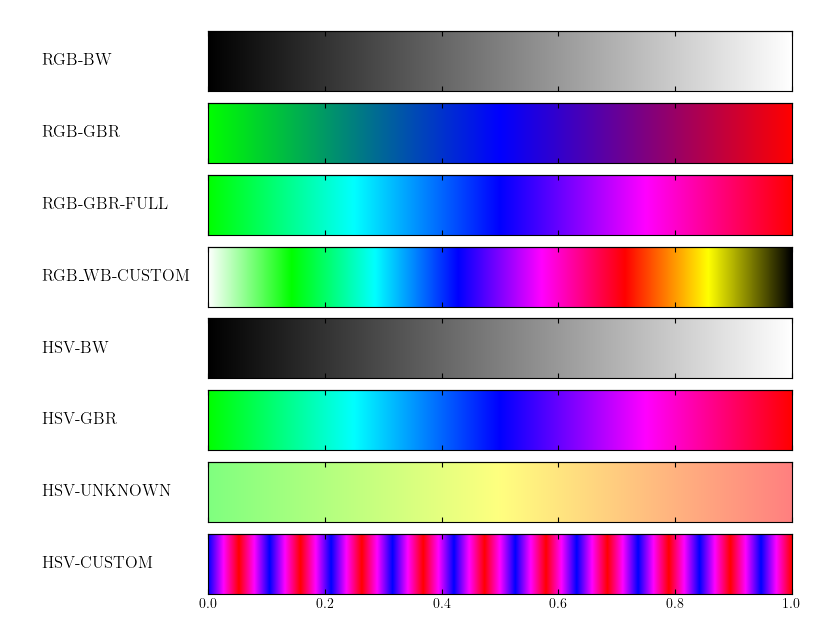

The script that saved this image:
from utils.utils import RGB, HSV, sample_gradient_space
import matplotlib.pyplot as plt
from matplotlib import rc, rcParams
import numpy as np

SAVE_PATH = "gradients.png"

def enable_tex() -> None:
    #set non-gui backend (problems with tex on default)
    rcParams["backend"] = "ps"
    #enable tex
    rcParams['text.usetex'] = True


def set_font_TNR():
#set font globally to times new roman
    rc('font', family='serif')
    rc('font', serif='Times New Roman')


def create_color_gradients(gradients: dict, size: int) -> plt.figure:
    fig, axes = plt.subplots(nrows=len(gradients), sharex=True, figsize=(size, 0.75 * size))
    fig.subplots_adjust(top=0.95, bottom=0.05, left=0.25, right=0.95)

    for ax, data in zip(axes, gradients):
        gradient = data['func']
        name = data['name']
        # Create image with two lines and draw gradient on it
        
        img = np.zeros((2, 1024, 3))
        for i, v in enumerate(np.linspace(0, 1, 1024)):
            img[:, i] = gradient(v)

        im = ax.imshow(img, aspect='auto')
        im.set_extent([0, 1, 0, 1])
        ax.yaxis.set_visible(False)
        ax.tick_params( direction = 'in')

        pos = list(ax.get_position().bounds)
        x_text = pos[0] - 0.20
        y_text = pos[1] + pos[3]/2.
        fig.text(x_text, y_text, name, va='center', ha='left', fontsize=12)

        sec_xaxis = ax.secondary_xaxis('top')
        sec_xaxis.tick_params(direction = 'in')
        sec_xaxis.set_xticklabels([])

    
    return fig


def save_fig(fig: plt.figure, path: str) -> None:
    fig.savefig(path)


def gradient_rgb_bw(amt: float) -> np.ndarray:
    black = RGB(0, 0, 0)
    white = RGB(1, 1, 1)

    colors = [black, white]
    return sample_gradient_space(colors, np.linspace(0, 1, len(colors)), amt).vectorizeRGB()


def gradient_rgb_gbr_full(amt: float) -> np.ndarray:
    green = RGB(0, 1, 0)
    cyan = RGB(0, 1, 1)
    blue = RGB(0, 0, 1)
    magenta = RGB(1, 0, 1)
    red = RGB(1, 0 , 0)

    colors = [green, cyan, blue, magenta, red]
    return sample_gradient_space(colors, np.linspace(0, 1, len(colors)), amt).vectorizeRGB()


def gradient_rgb_gbr(amt: float) -> np.ndarray:
    red = RGB(1, 0, 0)
    green = RGB(0, 1, 0)
    blue = RGB(0, 0, 1)

    colors = [green, blue, red]
    return sample_gradient_space(colors, np.linspace(0, 1, len(colors)), amt).vectorizeRGB()


def gradient_rgb_wb_custom(amt: float) -> np.ndarray:
    white = RGB(1, 1, 1)
    green = RGB(0, 1, 0)
    cyan = RGB(0, 1, 1)
    blue = RGB(0, 0, 1)
    magenta = RGB(1, 0, 1)
    red = RGB(1, 0 , 0)
    yellow = RGB(1, 1, 0)
    black = RGB(0, 0, 0)

    colors = [white, green, cyan, blue, magenta, red, yellow, black]
    return sample_gradient_space(colors, np.linspace(0, 1, len(colors)), amt).vectorizeRGB()


def gradient_hsv_bw(amt: float) -> np.ndarray:
    black = RGB(0, 0, 0).toHSV()
    white = RGB(1, 1, 1).toHSV()

    colors = [black, white]
    return sample_gradient_space(colors, np.linspace(0, 1, len(colors)), amt).vectorizeRGB()


def gradient_hsv_gbr(amt: float) -> np.ndarray:
    red = RGB(1, 0, 0).toHSV()
    green = RGB(0, 1, 0).toHSV()
    blue = RGB(0, 0, 1).toHSV()

    colors = [green, blue, red]
    return sample_gradient_space(colors, np.linspace(0, 1, len(colors)), amt).vectorizeRGB()


def gradient_hsv_unknown(amt: float) -> np.ndarray:
    c1 = HSV(120, .5, 1)
    c2 = HSV(60, .5, 1)
    c3 = HSV(0, .5, 1)

    colors = [c1, c2, c3]
    return sample_gradient_space(colors, np.linspace(0, 1, len(colors)), amt).vectorizeRGB()


def gradient_hsv_custom(amt: float) -> np.ndarray:
    red = RGB(1, 0, 0).toHSV()
    blue = RGB(0, 0, 1).toHSV()

    return sample_gradient_space([blue, red]*10, np.linspace(0, 1, 20), amt).vectorizeRGB()


def main() -> None:
    enable_tex()
    set_font_TNR()

    #calc windowsize
    column_width_pt = 600     
    pt_per_inch = 72
    size = column_width_pt / pt_per_inch

    gradients = (
        {
            "func": gradient_rgb_bw,
            "name": "RGB-BW"
        },
        {
            "func": gradient_rgb_gbr,
            "name": "RGB-GBR"
        },
        {
            "func": gradient_rgb_gbr_full,
            "name": "RGB-GBR-FULL"
        },
        {
            "func": gradient_rgb_wb_custom,
            "name": "RGB_WB-CUSTOM"
        },
        {
            "func": gradient_hsv_bw,
            "name": "HSV-BW"
        },
        {
            "func": gradient_hsv_gbr, 
            "name": "HSV-GBR"
        },
        {
            "func": gradient_hsv_unknown,
            "name": "HSV-UNKNOWN"
        },
        {
            "func": gradient_hsv_custom,
            "name": "HSV-CUSTOM"
        }
    )

    fig = create_color_gradients(gradients, size)
    save_fig(fig, SAVE_PATH)

if __name__ == "__main__":
    main()
